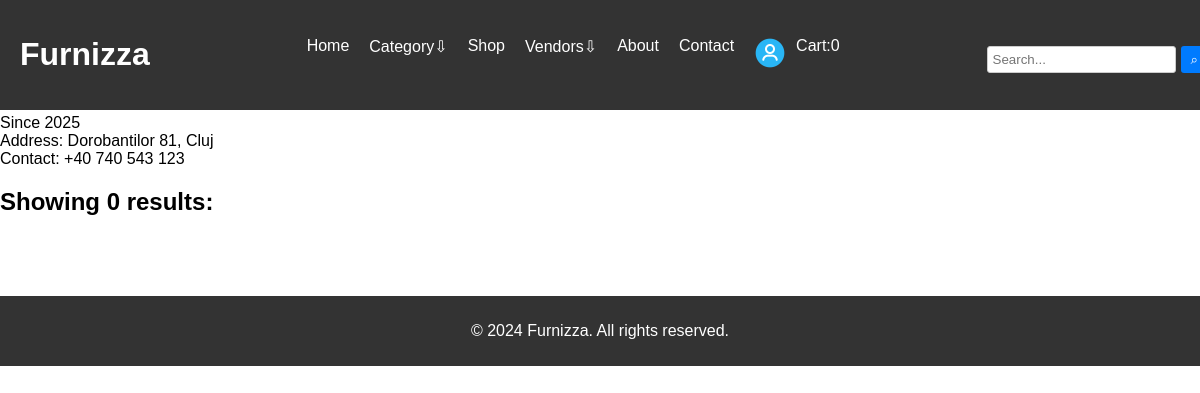
The app's page /vendors/ven6d6akg1ckc, older data.
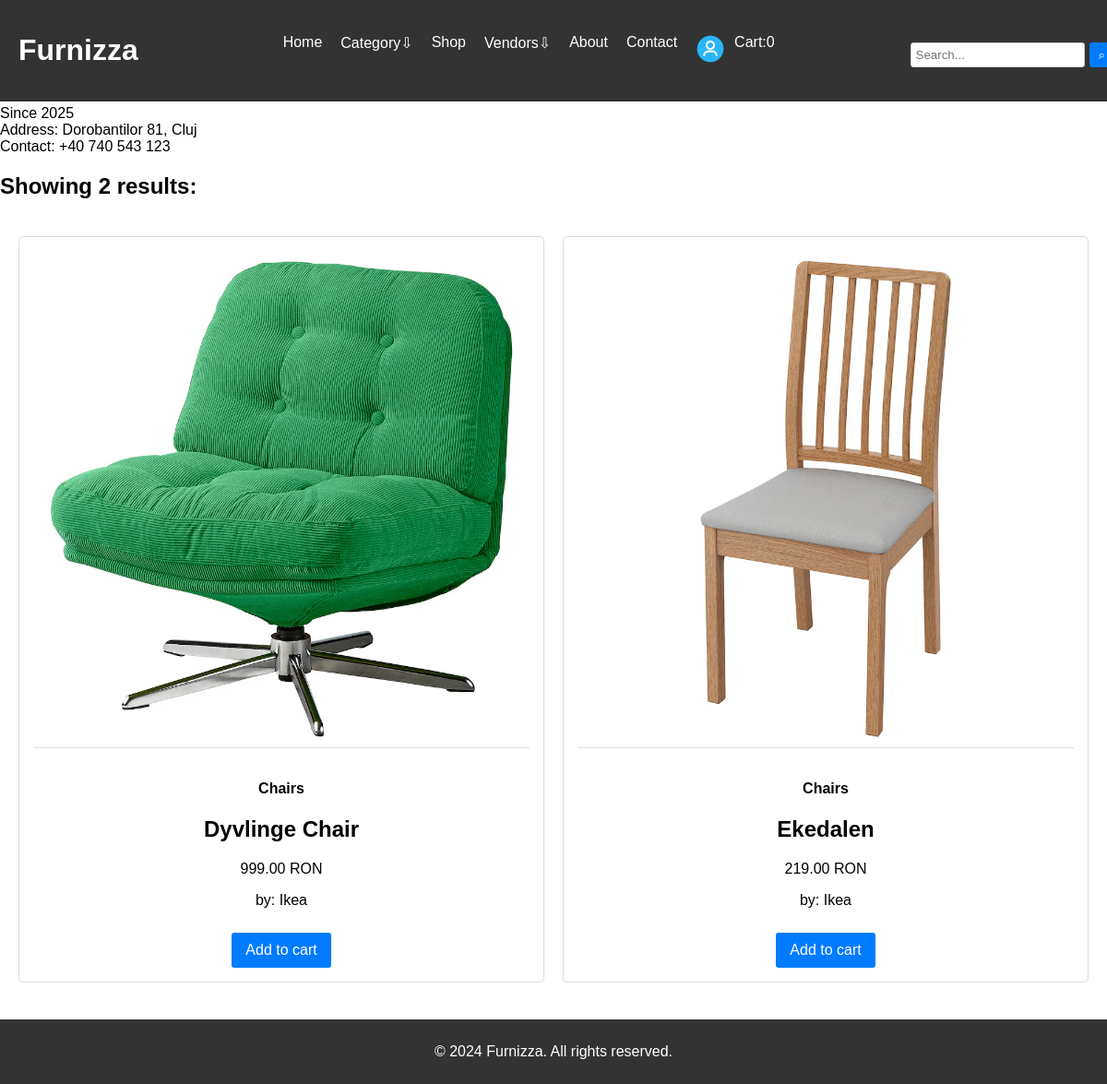
The same page, newer data.
### core/models.py (models this page shows, shortened)
class Product(models.Model):
    prodid = ShortUUIDField(unique=True, length = 10, max_length = 20, prefix= "prod", alphabet= "abcdefghijklmn123456789")
    user = models.ForeignKey(User, on_delete = models.SET_NULL,null=True)
    category = models.ForeignKey(Category, on_delete = models.SET_NULL,null=True, related_name="category")
    vendor = models.ForeignKey(Vendor, on_delete = models.SET_NULL,null=True, related_name="product")
    title = models.CharField(max_length=75, default="Furniture product")
    image = models.ImageField(upload_to="user_directory_path", default="product.jpg")
    description = models.TextField(null=True, blank=True, default="This is the product!")
    price = models.DecimalField(max_digits=9999999999999,decimal_places=2,default="20.99")
    old_price = models.DecimalField(max_digits=9999999999999,decimal_places=2,default="24.99")
    specifications = models.TextField(null=True, blank=True)
    product_status = models.CharField(choices= STATUS, max_length=10, default="in_review")
    status = models.BooleanField(default=True)
    in_stock = models.BooleanField(default=True)
    featured = models.BooleanField(default=False)
    sku = ShortUUIDField(unique=True, length = 4, max_length = 10, prefix= "sku", alphabet= "1234567890")
    date = models.DateTimeField(auto_now_add=True)
    updated = models.DateTimeField(null=True, blank=True)
    class Meta:
        verbose_name_plural = "Products"

class Category(models.Model):
    categoryid = ShortUUIDField(unique=True, length = 10, max_length = 20, prefix= "cat", alphabet= "abcdefghijklmn123456789")
    title = models.CharField(max_length=75, default="Furniture")
    image = models.ImageField(upload_to="category", default="furniture.jpg")
    class Meta:
        verbose_name_plural = "Categories"

class Vendor(models.Model):
    vendorid = ShortUUIDField(unique=True, length = 10, max_length = 20, prefix= "ven", alphabet= "abcdefghijklmn123456789")
    title = models.CharField(max_length=75, default= "Ikea")
    image = models.ImageField(upload_to="user_directory_path",default="vendor.jpg")
    description = models.TextField(null=True, blank=True, default="I am an amazing seller")
    address = models.CharField(max_length=100, default= "Dorobantilor 81, Cluj")
    contact = models.CharField(max_length=100, default= "+40 740 543 123")
    ChatRespTime =models.CharField(max_length=100, default= "100")
    shippingOnTime= models.CharField(max_length=100, default= "100")
    rating = models.CharField(max_length=100, default= "100")
    user = models.ForeignKey(User, on_delete = models.SET_NULL,null=True) # models.CASCADE
    date = models.DateTimeField(auto_now_add=True, null=True,blank=True)
    class Meta:
        verbose_name_plural = "Vendors"

### core/views.py (the view)
# urls.py: path("vendors/<vendorid>", vendor_detail_view, name = "vendor-detail"),
def vendor_detail_view(request, vendorid):
   vendor = Vendor.objects.get(vendorid = vendorid)
   products = Product.objects.filter(product_status = "published", vendor = vendor)
   context = {
      'vendor' : vendor,
      'products' : products,
   }
   return render(request, "core/vendor-detail.html", context)

### core/context_processor.py (called while the page is built)
def default(request):
    categories = Category.objects.all()
    vendors = Vendor.objects.all()
    address = None
    if request.user.is_authenticated:
        try:
            address = Address.objects.get(user=request.user)
        except Address.DoesNotExist:
            address = None
    min_max_price = Product.objects.aggregate(Min("price"), Max("price"))
    return {
        'categories' : categories,
        'vendors' : vendors,
        'address' : address,
        'min_max_price' : min_max_price,
    }

### templates/core/vendor-detail.html (shortened to what this page needs)
<!DOCTYPE html>
<html lang="en">
<head>
    {% load static %}
</head>
<body>
    {% include 'core/header.html' %}
    <main>
        <h1>About {{vendor.title}}</h1>
        <p>
        </p>
        <div>Since {{vendor.date|date:"Y"}}</div>
        <div>Address: {{vendor.address}}</div>
        <div>Contact: {{vendor.contact}}</div>
        <h2>Showing {{products.count}} result{{products.count|pluralize}}:</h2>
        <section class="product-container">
        {% for p in products %}
        <div class="product-card">
            <img src="{{p.image.url}}" alt="">
            <h4>{{p.category.title}}</h4>
            <h2>{{p.title}}</h2>
            <p>{{p.price}} RON</p>
            <p>by: {{p.vendor.title}}</p>
            <a href="#" class="button">Add to cart</a>
        </div>
        {% endfor %}
    </section>
    </main>
    <footer class="footer">
        <p>&copy; 2024 Furnizza. All rights reserved.</p>
    </footer>
</body>
</html>

Row changes from the older to the newer data that the page shows:
now on this page (row edited): Product: image (picture), category "Chairs", title "Dyvlinge Chair", price "999.00", vendor "Ikea"
now on this page (row edited): Product: image (picture), category "Chairs", title "Ekedalen", price "219.00", vendor "Ikea"
Text that changed along with them:
{{ products.count }}: "0" → "2"
